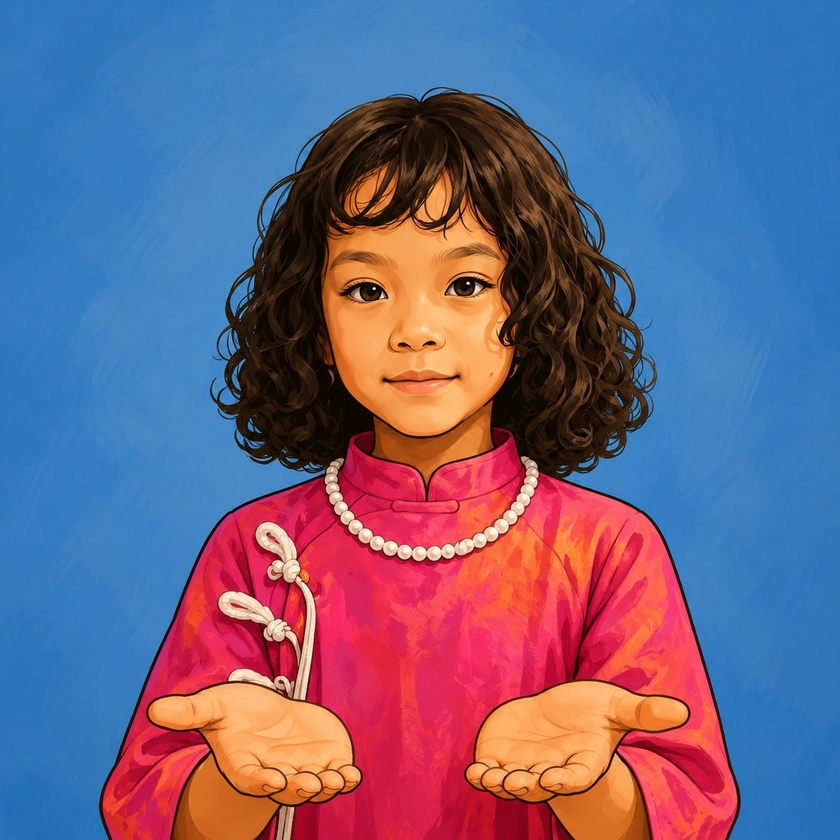
#> input picture assets/people/hands/Bo.jpeg, 840 x 840 px, shrunk from 1254 x 1254 before the run
$ python prepare_people_images.py
#> lines starting #> are read from the running program, lines starting #| are printed output that depends on the picture
from __future__ import annotations

from pathlib import Path
import shutil

from PIL import Image, ImageOps


ROOT_DIR = Path(__file__).resolve().parent.parent
PEOPLE_DIR = ROOT_DIR / "assets" / "people"
HANDS_DIR = PEOPLE_DIR / "hands"
FACES_DIR = PEOPLE_DIR / "faces"
SUPPORTED_SUFFIXES = {".jpeg", ".jpg", ".png", ".webp"}
# The source art is square. A top-centered 72% crop keeps the full face and
# shoulders while ending just above the outstretched hands.
FACE_CROP_RATIO = 0.72


def move_source_images() -> list[Path]:
    HANDS_DIR.mkdir(parents=True, exist_ok=True)
    for image_path in PEOPLE_DIR.iterdir():
        if image_path.is_file() and image_path.suffix.casefold() in SUPPORTED_SUFFIXES:
            shutil.move(str(image_path), HANDS_DIR / image_path.name)
    return sorted(
        (path for path in HANDS_DIR.iterdir() if path.suffix.casefold() in SUPPORTED_SUFFIXES),
        key=lambda path: path.name.casefold(),
    )


def create_face_crop(source_path: Path) -> Path:
    FACES_DIR.mkdir(parents=True, exist_ok=True)
    with Image.open(source_path) as source:
#> source is the input picture: PIL image 840x840 RGB; mean R, G, B 109.6, 100.1, 131.5
        image = ImageOps.exif_transpose(source)
        width, height = image.size
#> width = 840; height = 840
        crop_size = round(min(width, height) * FACE_CROP_RATIO)
#> crop_size = 605
        left = (width - crop_size) // 2
#> left = 117
        top = 0
        face = image.crop((left, top, left + crop_size, top + crop_size))
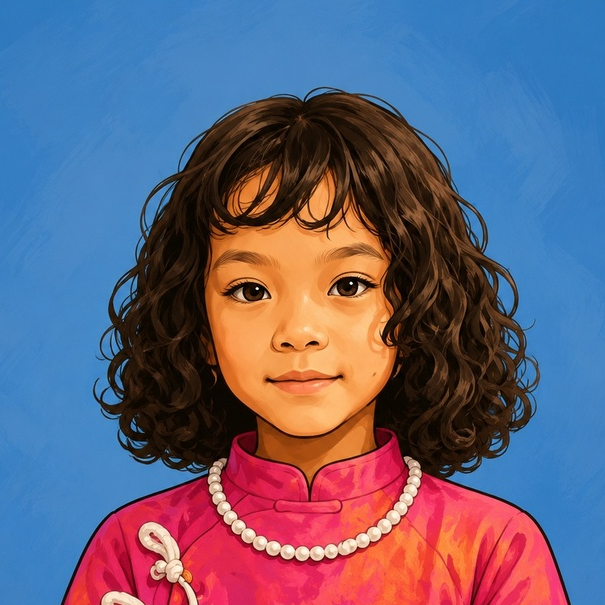
#> face: PIL image 605x605 RGB; mean R, G, B 102.5, 97.6, 122

        destination = FACES_DIR / source_path.name
        if destination.suffix.casefold() in {".jpg", ".jpeg"}:
            face.convert("RGB").save(destination, quality=95, optimize=True)
        else:
            face.save(destination)
    return destination


def main() -> None:
    source_images = move_source_images()
    if not source_images:
        raise FileNotFoundError(f"No people images found in {HANDS_DIR}")

    face_images = [create_face_crop(source_path) for source_path in source_images]
    print(f"Moved {len(source_images)} people images to {HANDS_DIR}")
    print(f"Created {len(face_images)} square face crops in {FACES_DIR}")


if __name__ == "__main__":
    main()
